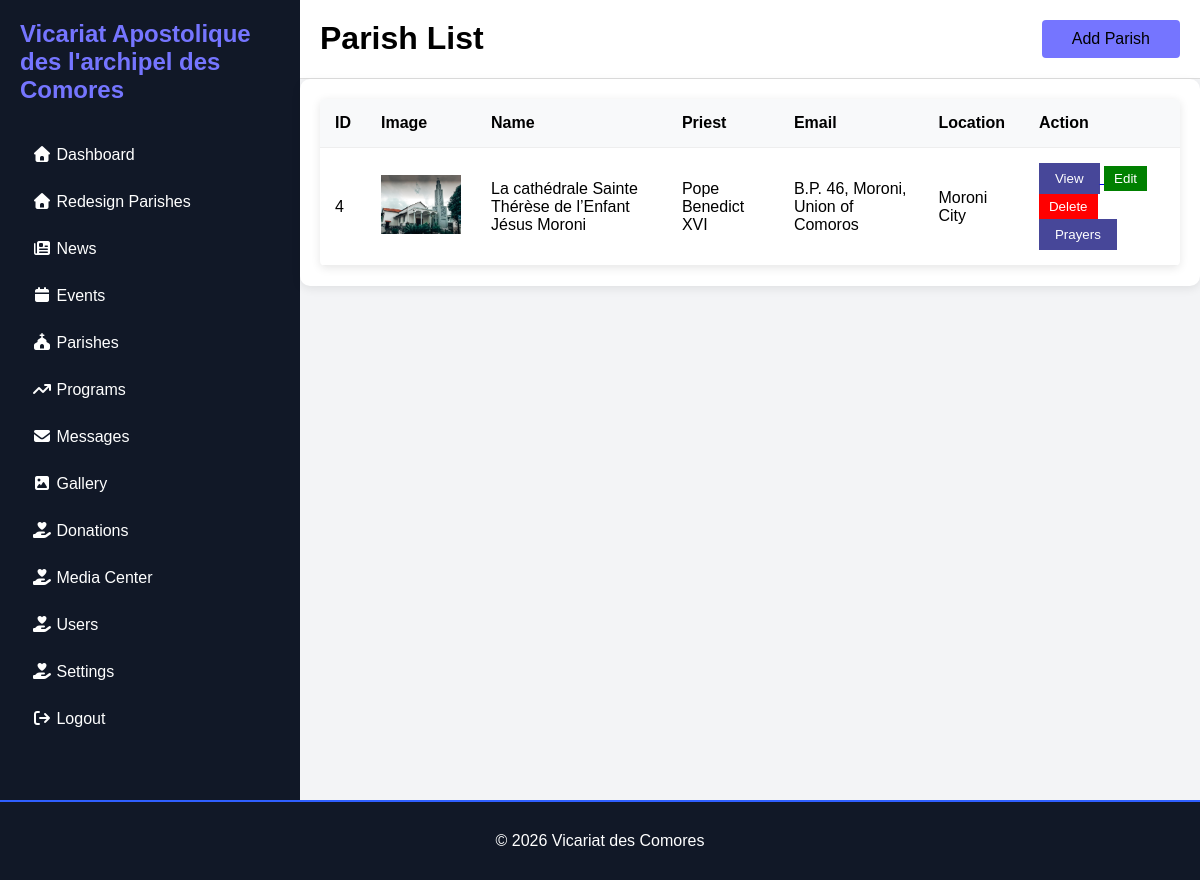
/Admin/parish_list.php (signed in), run on the app's committed database.
### tables this page shows
CREATE TABLE `parishes` (
  `id` int(11) NOT NULL,
  `name` varchar(255) NOT NULL,
  `image` varchar(255) DEFAULT NULL,
  `description` longtext DEFAULT NULL,
  `location` varchar(255) DEFAULT NULL,
  `priest` varchar(255) DEFAULT NULL,
  `phone` varchar(50) DEFAULT NULL,
  `email` varchar(100) DEFAULT NULL,
  `mass_schedule` text DEFAULT NULL,
  `created_at` timestamp NOT NULL DEFAULT current_timestamp()
);

### Admin/parish_list.php (the view, shortened to what this page needs)
<?php
include_once __DIR__.'/include/header.php';
$sql = "SELECT * FROM parishes ORDER BY created_at DESC";
$result = mysqli_query($conn, $sql);
?>
    <div class="main">
        <div class="topbar">
            <h1>Parish List</h1>
             <a href="../Admin/add-parish.php">Add Parish</a>
        </div>
        <div class="table-container">
            <table>
                <tr>
                    <th>ID</th>
                    <th>Image</th>
                    <th>Name</th>
                    <th>Priest</th>
                    <th>Email</th>
                    <th>Location</th>
                    <th>Action</th>
                </tr>
                <?php while($row = mysqli_fetch_assoc($result)) { ?>
                <tr>
                    <td><?= $row['id'] ?></td>
                    <td><img src="../uploads/<?= $row['image'] ?>" width="80"></td>
                    <td><?= $row['name']; ?></td>
                    <td><?= $row['priest']; ?></td>
                    <td><?= $row['email']; ?></td>
                    <td><?= $row['location']; ?></td>
                    <td>
                    <a href="view-parisheslist.php?id=<?= $row['id']; ?>">
<button class="view">View</button>
</a>
<a href="edit-parish.php?id=<?= $row['id']; ?>">
<button class="edit">Edit</button>
</a>
<a href="delete-parish.php?id=<?= $row['id']; ?>"  onclick="return confirm('Are you sure want to Delete?')">
<button class="delete">Delete</button>
</a>
<a href="prayers-list.php?parish_id=<?= $row['id']; ?>">
<button class="view">Prayers</button>
</a>
</td>
                </tr>
                <?php } ?>
            </table>
        </div>
    </div>
</div>
<?php
include_once __DIR__.'/include/footer.php';
?>
</body>
</html>

### Admin/Admin_Css/adminbig.css (style rules this page uses)
* { margin: 0; padding: 0; box-sizing: border-box; font-family: Arial; }
.main { flex: 1; background: #f3f4f6; }
.topbar { background: white; padding: 20px; border-bottom: 1px solid #ddd; display: flex; justify-content: space-between; }
.topbar a { text-decoration: none; padding: 10px 30px; background-color: rgb(117, 117, 255); border-radius: 4px; color: black; }
.view { background: rgb(71, 71, 153); color: white; border: none; padding: 8px 16px; cursor: pointer; }
.table-container { padding: 20px; }
table { width: 100%; border-collapse: collapse; background: white; border-radius: 5px; overflow: hidden; box-shadow: 0 2px 10px rgba(0, 0, 0, 0.1); }
table th { background: #111827; color: black; padding: 12px; text-align: center; }
table td { padding: 15px; text-align: center; border-bottom: 1px solid #eee; }
.edit { background: green; color: white; border: none; padding: 5px 10px; cursor: pointer; }
.delete { background: red; color: white; border: none; padding: 5px 10px; cursor: pointer; }
.table-container { background: #fff; padding: 20px; border-radius: 10px; overflow-x: auto; box-shadow: 0 3px 10px rgba(0, 0, 0, .08); }
.table-container table { width: 100%; border-collapse: collapse; }
.table-container th, .table-container td { padding: 15px; border-bottom: 1px solid #eee; text-align: left; }
.table-container th { background: #f8f9fa; }

### data on the page
parishes: id "4", image (picture), name "La cathédrale Sainte Thérèse de l’Enfant Jésus Moroni", priest "Pope Benedict XVI", email "B.P. 46, Moroni, Union of Comoros", location "Moroni City"
